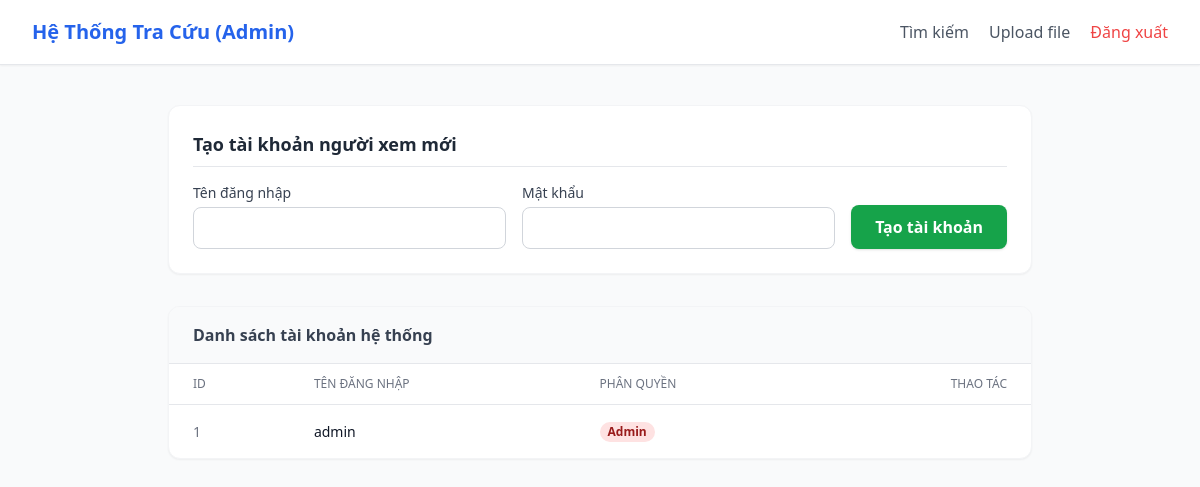
The app's page /manage_users (signed in) with its own data.
### app.py (models this page shows)
class User(UserMixin, db.Model):
    id = db.Column(db.Integer, primary_key=True)
    username = db.Column(db.String(150), unique=True, nullable=False)
    password = db.Column(db.String(150), nullable=False)
    role = db.Column(db.String(20), default='viewer')
    is_active = db.Column(db.Boolean, default=True)
    allowed_ips = db.Column(db.String(255), nullable=True) # Lưu dải IP cấu hình
    column_permissions = db.Column(db.Text, nullable=True)

### app.py (the view, shortened to what this page needs)
@app.route('/manage_users', methods=['GET', 'POST'])
@login_required
@admin_required
def manage_users():
    users = User.query.all()
    return render_template('manage_users.html', users=users)

### app.py (called while the page is built)
@login_manager.user_loader
def load_user(user_id):
    return User.query.get(int(user_id))

def admin_required(f):
    @wraps(f)
    def decorated_function(*args, **kwargs):
        if current_user.role != 'admin':
            flash('Bạn không có quyền thực hiện chức năng này.')
            return redirect(url_for('search'))
        return f(*args, **kwargs)
    return decorated_function

### templates/manage_users.html (shortened to what this page needs)
<!DOCTYPE html>
<html lang="vi">
<head>
    <script src="https://cdn.tailwindcss.com"></script>
</head>
<body class="bg-gray-50 text-gray-800 font-sans min-h-screen">
    <nav class="bg-white shadow-sm border-b">
        <div class="max-w-7xl mx-auto px-4 sm:px-6 lg:px-8">
            <div class="flex justify-between h-16 items-center">
                <div class="font-bold text-xl text-blue-600">Hệ Thống Tra Cứu (Admin)</div>
                <div class="space-x-4">
                    <a href="{{ url_for('search') }}" class="text-gray-600 hover:text-blue-600 font-medium transition">Tìm kiếm</a>
                    <a href="{{ url_for('upload_file') }}" class="text-gray-600 hover:text-blue-600 font-medium transition">Upload file</a>
                    <a href="{{ url_for('logout') }}" class="text-red-500 hover:text-red-700 font-medium transition">Đăng xuất</a>
                </div>
            </div>
        </div>
    </nav>
    <div class="max-w-4xl mx-auto mt-10 px-4">
        <div class="bg-white p-6 rounded-xl shadow-sm border border-gray-100 mb-8">
            <h3 class="text-lg font-bold mb-4 border-b pb-2">Tạo tài khoản người xem mới</h3>
            <form method="POST" class="flex flex-col md:flex-row gap-4 items-end">
                <div class="flex-1 w-full">
                    <label class="block text-sm font-medium text-gray-700 mb-1">Tên đăng nhập</label>
                    <input type="text" name="username" required class="w-full px-4 py-2 border border-gray-300 rounded-lg focus:ring-2 focus:ring-blue-500 outline-none">
                </div>
                <div class="flex-1 w-full">
                    <label class="block text-sm font-medium text-gray-700 mb-1">Mật khẩu</label>
                    <input type="password" name="password" required class="w-full px-4 py-2 border border-gray-300 rounded-lg focus:ring-2 focus:ring-blue-500 outline-none">
                </div>
                <button type="submit" class="w-full md:w-auto px-6 py-2.5 bg-green-600 hover:bg-green-700 text-white font-semibold rounded-lg shadow transition">
                    Tạo tài khoản
                </button>
            </form>
        </div>
        <div class="bg-white rounded-xl shadow-sm border border-gray-100 overflow-hidden">
            <div class="bg-gray-50 px-6 py-4 border-b border-gray-200">
                <h3 class="font-semibold text-gray-700">Danh sách tài khoản hệ thống</h3>
            </div>
            <table class="min-w-full divide-y divide-gray-200">
                <thead class="bg-white">
                    <tr>
                        <th class="px-6 py-3 text-left text-xs font-medium text-gray-500 uppercase">ID</th>
                        <th class="px-6 py-3 text-left text-xs font-medium text-gray-500 uppercase">Tên đăng nhập</th>
                        <th class="px-6 py-3 text-left text-xs font-medium text-gray-500 uppercase">Phân quyền</th>
                        <th class="px-6 py-3 text-right text-xs font-medium text-gray-500 uppercase">Thao tác</th>
                    </tr>
                </thead>
                <tbody class="divide-y divide-gray-200">
                   {% for user in users %}
                    <tr class="hover:bg-gray-50">
                        <td class="px-6 py-4 whitespace-nowrap text-sm text-gray-500">{{ user.id }}</td>
                        <td class="px-6 py-4 whitespace-nowrap text-sm font-medium text-gray-900">
                            {{ user.username }}
                        </td>
                        <td class="px-6 py-4 whitespace-nowrap text-sm text-gray-500">
                            {% if user.role == 'admin' %}
                                <span class="px-2 inline-flex text-xs leading-5 font-semibold rounded-full bg-red-100 text-red-800">Admin</span>
                            {% else %}
                                <span class="px-2 inline-flex text-xs leading-5 font-semibold rounded-full bg-green-100 text-green-800">Người xem</span>
                            {% endif %}
                        </td>
                        <td class="px-6 py-4 whitespace-nowrap text-right text-sm font-medium">
                        </td>
                    </tr>
                    {% endfor %}
                </tbody>
            </table>
        </div>
    </div>
</body>
</html>

### records on screen
User: id "1", username "admin", role "Admin"
